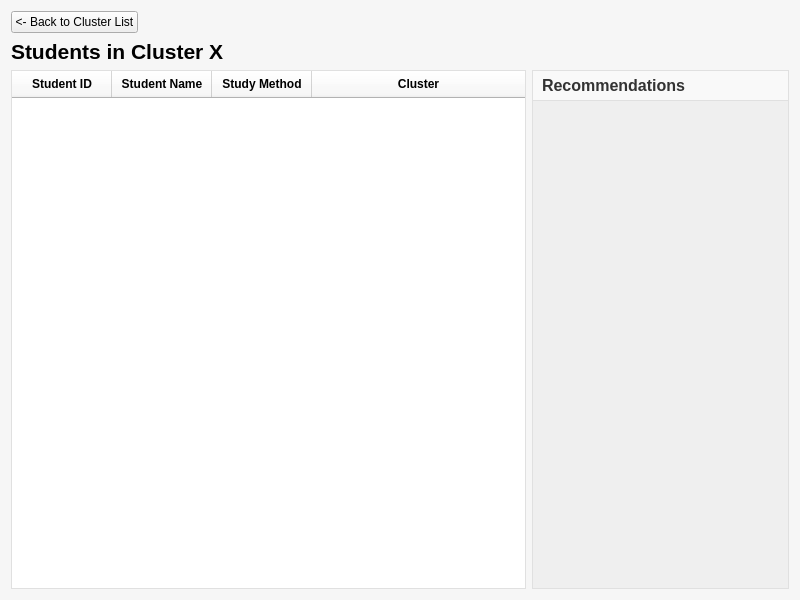
<?xml version="1.0" encoding="UTF-8"?>
<ui version="4.0">
 <class>ClusterDetailPageWidget</class>
 <widget class="QWidget" name="ClusterDetailPageWidget">
  <property name="geometry">
   <rect>
    <x>0</x>
    <y>0</y>
    <width>800</width>
    <height>600</height>
   </rect>
  </property>
  <property name="windowTitle">
   <string>Form</string>
  </property>
  <property name="styleSheet">
   <string notr="true">QWidget#ClusterDetailPageWidget {
	background-color: #f6f6f6;
}
QTableWidget {
	background-color: white;
	border: 1px solid #e0e0e0;
}
QHeaderView::section {
	background-color: #f9f9f9;
	padding: 4px;
	border-bottom: 1px solid #e0e0e0;
	font-weight: bold;
}
QScrollArea {
	border: 1px solid #e0e0e0;
	background-color: white;
}
QLabel#recommendation_title_label {
	font-size: 12pt;
	font-weight: bold;
	color: #333;
	padding: 5px;
	background-color: #f9f9f9;
	border-bottom: 1px solid #e0e0e0;
}
QLabel.course_label {
	font-size: 9pt;
	padding: 4px 8px;
	border-bottom: 1px solid #f0f0f0;
}</string>
  </property>
  <layout class="QVBoxLayout" name="verticalLayout">
   <item>
    <widget class="QPushButton" name="back_button">
     <property name="sizePolicy">
      <sizepolicy hsizetype="Maximum" vsizetype="Fixed">
       <horstretch>0</horstretch>
       <verstretch>0</verstretch>
      </sizepolicy>
     </property>
     <property name="text">
      <string>&lt;- Back to Cluster List</string>
     </property>
    </widget>
   </item>
   <item>
    <widget class="QLabel" name="title_label">
     <property name="font">
      <font>
       <pointsize>16</pointsize>
       <weight>75</weight>
       <bold>true</bold>
      </font>
     </property>
     <property name="text">
      <string>Students in Cluster X</string>
     </property>
    </widget>
   </item>
   <item>
    <layout class="QHBoxLayout" name="horizontalLayout" stretch="2,1">
     <item>
      <widget class="QTableWidget" name="student_table">
       <property name="editTriggers">
        <set>QAbstractItemView::NoEditTriggers</set>
       </property>
       <property name="selectionBehavior">
        <enum>QAbstractItemView::SelectRows</enum>
       </property>
       <attribute name="horizontalHeaderStretchLastSection">
        <bool>true</bool>
       </attribute>
       <attribute name="verticalHeaderVisible">
        <bool>false</bool>
       </attribute>
       <column>
        <property name="text">
         <string>Student ID</string>
        </property>
       </column>
       <column>
        <property name="text">
         <string>Student Name</string>
        </property>
       </column>
       <column>
        <property name="text">
         <string>Study Method</string>
        </property>
       </column>
       <column>
        <property name="text">
         <string>Cluster</string>
        </property>
       </column>
      </widget>
     </item>
     <item>
      <widget class="QScrollArea" name="recommendation_scroll_area">
       <property name="widgetResizable">
        <bool>true</bool>
       </property>
       <widget class="QWidget" name="scroll_content_widget">
        <property name="geometry">
         <rect>
          <x>0</x>
          <y>0</y>
          <width>254</width>
          <height>499</height>
         </rect>
        </property>
        <layout class="QVBoxLayout" name="recommendation_layout">
         <property name="spacing">
          <number>0</number>
         </property>
         <property name="leftMargin">
          <number>0</number>
         </property>
         <property name="topMargin">
          <number>0</number>
         </property>
         <property name="rightMargin">
          <number>0</number>
         </property>
         <property name="bottomMargin">
          <number>0</number>
         </property>
         <item>
          <widget class="QLabel" name="recommendation_title_label">
           <property name="text">
            <string>Recommendations</string>
           </property>
          </widget>
         </item>
         <item>
          <spacer name="verticalSpacer">
           <property name="orientation">
            <enum>Qt::Vertical</enum>
           </property>
           <property name="sizeHint" stdset="0">
            <size>
             <width>20</width>
             <height>446</height>
            </size>
           </property>
          </spacer>
         </item>
        </layout>
       </widget>
      </widget>
     </item>
    </layout>
   </item>
  </layout>
 </widget>
 <resources/>
 <connections/>
</ui>
